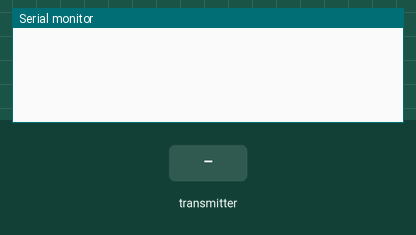
Simulated run of this sketch. Board: ESP32. Shown: the last lines printed to the serial monitor. The test bench sets the inputs (shaded band).

Above: at 1.2 s.
1.3 s: the transmitter starts sending a = 0
At 1.66 s:
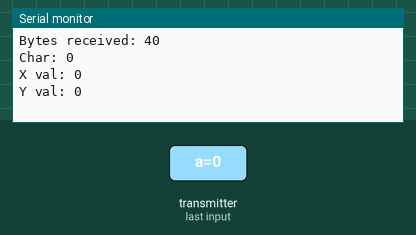
2.8 s: the transmitter starts sending x_val = 1024
4.3 s: the transmitter starts sending y_val = 1024
At 4.66 s:
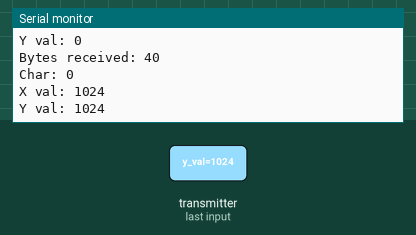
5.8 s: the transmitter starts sending a = 1
7.3 s: the transmitter starts sending x_val = 2048
8.8 s: the transmitter starts sending y_val = 2048
At 9.16 s:
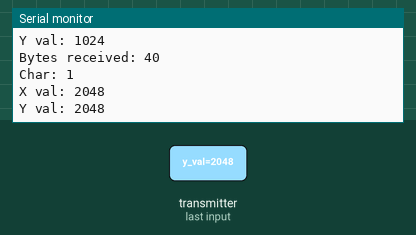
Timing chart, 0 to 11.3 s (numbered marks = the images above; inputs shaded):
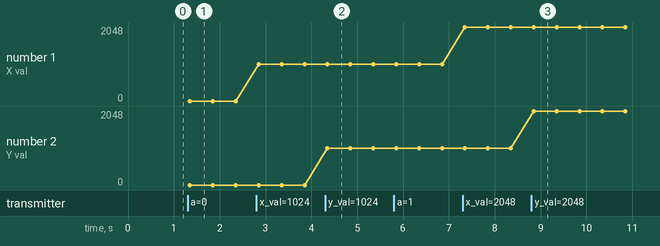

Measured:
- after the input at 1.3 s, the serial monitor: prints a new line after 0.05 s (image 1)
- after the input at 4.3 s, the serial monitor: prints a new line after 0.05 s (image 2)
- after the input at 8.8 s, the serial monitor: prints a new line after 0.05 s (image 3)
- plotted number 1: 0 → 1024 after the input at 2.8 s, 1024 → 2048 after the input at 7.3 s

The sketch:

joystick_espnow_receiver.ino
```cpp
// (licence header left out)
#include <esp_now.h>
#include <WiFi.h>

// Structure example to receive data
// Must match the sender structure
typedef struct struct_message {
  char a[32];
  int x_val;
  int y_val;
} struct_message;

// Create a struct_message called myData
struct_message myData;

// callback function that will be executed when data is received
void OnDataRecv(const uint8_t *mac, const uint8_t *incomingData, int len) {
  memcpy(&myData, incomingData, sizeof(myData));
  Serial.print("Bytes received: ");
  Serial.println(len);
  Serial.print("Char: ");
  Serial.println(myData.a);
  Serial.print("X val: ");
  Serial.println(myData.x_val);
  Serial.print("Y val: ");
  Serial.println(myData.y_val);
  Serial.println();
}

void setup() {
  // Initialize Serial Monitor
  Serial.begin(9600);

  // Set device as a Wi-Fi Station
  WiFi.mode(WIFI_STA);

  // Init ESP-NOW
  if (esp_now_init() != ESP_OK) {
    Serial.println("Error initializing ESP-NOW");
    return;
  }

  // Once ESPNow is successfully Init, we will register for recv CB to
  // get recv packer info
  esp_now_register_recv_cb(OnDataRecv);
}

void loop() {
}
```
